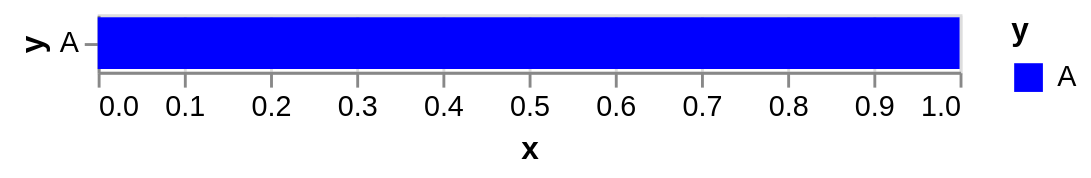

Express this chart as Vega-Lite.
### Vega specification from a JSON file in a GitHub repository (floating-point values rounded to 4 significant figures)
{"$schema": "https://vega.github.io/schema/vega/v5.json", "axes": [{"aria": false, "domain": false, "grid": true, "gridScale": "y", "labels": false, "maxExtent": 0, "minExtent": 0, "orient": "bottom", "scale": "x", "tickCount": {"signal": "ceil(width/40)"}, "ticks": false, "zindex": 0}, {"grid": false, "labelFlush": true, "labelOverlap": true, "orient": "bottom", "scale": "x", "tickCount": {"signal": "ceil(width/40)"}, "title": "x", "zindex": 0}, {"grid": false, "orient": "left", "scale": "y", "title": "y", "zindex": 0}], "background": "white", "data": [{"name": "data-0f23fed2edacf0a993b08905dbfc85d0", "values": [{"x": 1, "y": "A"}]}, {"name": "data_0", "source": "data-0f23fed2edacf0a993b08905dbfc85d0", "transform": [{"as": ["x_start", "x_end"], "field": "x", "groupby": ["y"], "offset": "zero", "sort": {"field": [], "order": []}, "type": "stack"}, {"expr": "isValid(datum[\"x\"]) && isFinite(+datum[\"x\"])", "type": "filter"}]}], "legends": [{"fill": "color", "symbolType": "square", "title": "y"}], "marks": [{"encode": {"update": {"ariaRoleDescription": {"value": "bar"}, "description": {"signal": "\"x: \" + (format(datum[\"x\"], \"\")) + \"; y: \" + (isValid(datum[\"y\"]) ? datum[\"y\"] : \"\"+datum[\"y\"])"}, "fill": {"field": "y", "scale": "color"}, "height": {"signal": "max(0.25, bandwidth('y'))"}, "x": {"field": "x_end", "scale": "x"}, "x2": {"field": "x_start", "scale": "x"}, "y": {"field": "y", "scale": "y"}}}, "from": {"data": "data_0"}, "name": "marks", "style": ["bar"], "type": "rect"}], "padding": 5, "scales": [{"domain": {"data": "data_0", "fields": ["x_start", "x_end"]}, "name": "x", "nice": true, "range": [0, {"signal": "width"}], "type": "linear", "zero": true}, {"domain": {"data": "data_0", "field": "y", "sort": true}, "name": "y", "paddingInner": 0.1, "paddingOuter": 0.05, "range": {"step": {"signal": "y_step"}}, "type": "band"}, {"domain": ["A"], "name": "color", "range": ["#0000FF"], "type": "ordinal"}], "signals": [{"name": "y_step", "value": 20}, {"name": "height", "update": "bandspace(domain('y').length, 0.1, 0.05) * y_step"}], "style": "cell", "width": 300}
